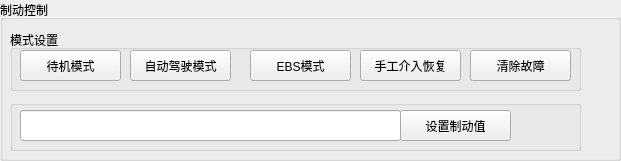
  <widget class="QGroupBox" name="groupBox_8">
   <property name="geometry">
    <rect>
     <x>10</x>
     <y>230</y>
     <width>621</width>
     <height>161</height>
    </rect>
   </property>
   <property name="title">
    <string>制动控制</string>
   </property>
   <widget class="QGroupBox" name="groupBox_9">
    <property name="geometry">
     <rect>
      <x>10</x>
      <y>100</y>
      <width>571</width>
      <height>51</height>
     </rect>
    </property>
    <property name="title">
     <string/>
    </property>
    <widget class="QPushButton" name="pushButton_7">
     <property name="geometry">
      <rect>
       <x>390</x>
       <y>10</y>
       <width>111</width>
       <height>31</height>
      </rect>
     </property>
     <property name="text">
      <string>设置制动值</string>
     </property>
    </widget>
    <widget class="QLineEdit" name="break_input">
     <property name="geometry">
      <rect>
       <x>10</x>
       <y>10</y>
       <width>381</width>
       <height>31</height>
      </rect>
     </property>
    </widget>
   </widget>
   <widget class="QGroupBox" name="groupBox_16">
    <property name="geometry">
     <rect>
      <x>10</x>
      <y>30</y>
      <width>571</width>
      <height>61</height>
     </rect>
    </property>
    <property name="title">
     <string>模式设置</string>
    </property>
    <widget class="QPushButton" name="brake_standby_mode">
     <property name="geometry">
      <rect>
       <x>10</x>
       <y>20</y>
       <width>101</width>
       <height>31</height>
      </rect>
     </property>
     <property name="text">
      <string>待机模式</string>
     </property>
    </widget>
    <widget class="QPushButton" name="brake_auto_mode">
     <property name="geometry">
      <rect>
       <x>120</x>
       <y>20</y>
       <width>101</width>
       <height>31</height>
      </rect>
     </property>
     <property name="text">
      <string>自动驾驶模式</string>
     </property>
    </widget>
    <widget class="QPushButton" name="brake_ebs_mode">
     <property name="geometry">
      <rect>
       <x>240</x>
       <y>20</y>
       <width>101</width>
       <height>31</height>
      </rect>
     </property>
     <property name="text">
      <string>EBS模式</string>
     </property>
    </widget>
    <widget class="QPushButton" name="brake_clear_mode">
     <property name="geometry">
      <rect>
       <x>460</x>
       <y>20</y>
       <width>101</width>
       <height>31</height>
      </rect>
     </property>
     <property name="text">
      <string>清除故障</string>
     </property>
    </widget>
    <widget class="QPushButton" name="brake_manu_mode">
     <property name="geometry">
      <rect>
       <x>350</x>
       <y>20</y>
       <width>101</width>
       <height>31</height>
      </rect>
     </property>
     <property name="text">
      <string>手工介入恢复</string>
     </property>
    </widget>
   </widget>
  </widget>
